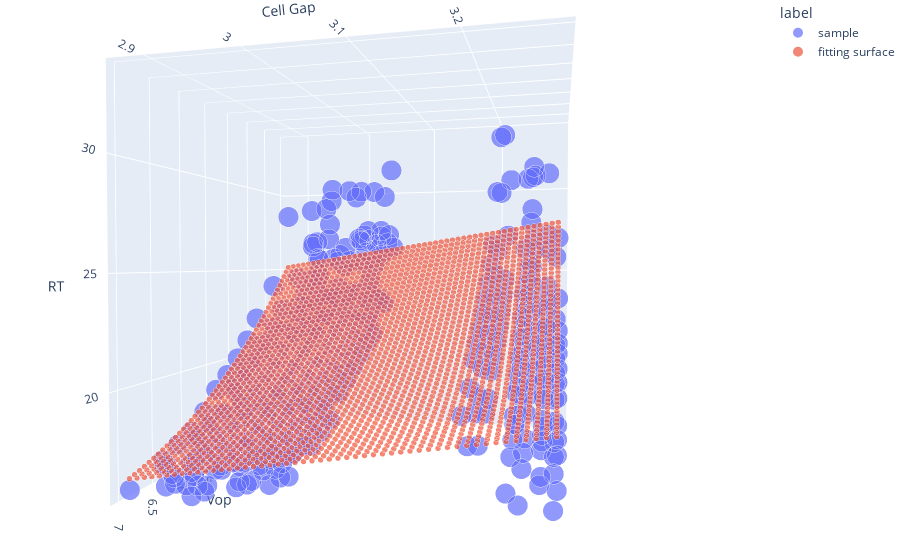

Notebook code cell kept with this figure:
### Code cell
%%time
# 2. f(Vop, cell gap) |-> RT
x = test_fitting.rt_df[['Vop', 'Cell Gap']].to_numpy()
y = test_fitting.rt_df['RT'].to_numpy()
labels = {
    'title': f"$R^2 = {test_fitting.r2['f(Vop, Cell Gap) |-> RT']:.2f}$",
    'xlabel': 'Vop',
    'ylabel': 'Cell Gap',
    'zlabel': 'RT'
}
ax = aux_plot(x, y, test_fitting.response_time_model, labels,'plotly')

ax.show()

### Figure 1 — Plotly figure (JSON) as saved in the notebook; plotly's stock layout.template omitted (floating-point values rounded to 4 significant figures; data arrays with more than 128 entries replaced by an {"elided": "..."} marker saying what was removed)
{"data": [{"hovertemplate": "label=sample<br>Vop=%{x}<br>Cell Gap=%{y}<br>RT=%{z}<br>size=%{marker.size}<extra></extra>", "legendgroup": "sample", "marker": {"color": "#636efa", "size": {"elided": "576 float values"}, "sizemode": "area", "sizeref": 0.00625, "symbol": "circle"}, "mode": "markers", "name": "sample", "scene": "scene", "showlegend": true, "type": "scatter3d", "x": {"elided": "576 float values"}, "y": {"elided": "576 float values"}, "z": {"elided": "576 float values"}}, {"hovertemplate": "label=fitting surface<br>Vop=%{x}<br>Cell Gap=%{y}<br>RT=%{z}<br>size=%{marker.size}<extra></extra>", "legendgroup": "fitting surface", "marker": {"color": "#EF553B", "size": {"elided": "2500 float values"}, "sizemode": "area", "sizeref": 0.00625, "symbol": "circle"}, "mode": "markers", "name": "fitting surface", "scene": "scene", "showlegend": true, "type": "scatter3d", "x": {"elided": "2500 float values"}, "y": {"elided": "2500 float values"}, "z": {"elided": "2500 float values"}}], "layout": {"autosize": true, "clickmode": "select", "hovermode": false, "legend": {"itemsizing": "constant", "title": {"text": "label"}, "tracegroupgap": 0}, "margin": {"b": 0, "l": 0, "r": 0, "t": 0}, "scene": {"aspectmode": "auto", "aspectratio": {"x": 1, "y": 1, "z": 1}, "camera": {"center": {"x": 0, "y": 0, "z": 0}, "eye": {"x": 1.804, "y": 0.4714, "z": 0.04577}, "projection": {"type": "perspective"}, "up": {"x": 0, "y": 0, "z": 1}}, "domain": {"x": [0, 1], "y": [0, 1]}, "xaxis": {"title": {"text": "Vop"}, "type": "linear"}, "yaxis": {"title": {"text": "Cell Gap"}, "type": "linear"}, "zaxis": {"title": {"text": "RT"}, "type": "linear"}}}}
